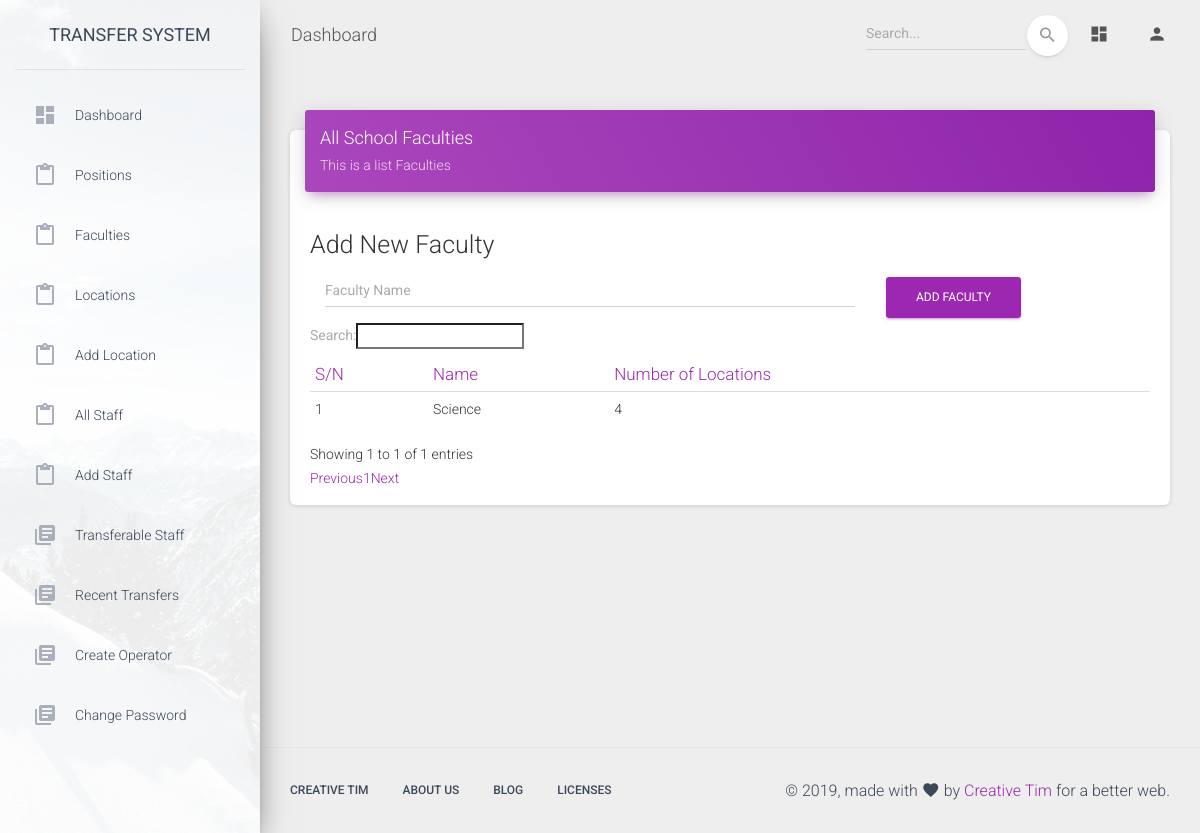
The app's page /admin/faculties.php (signed in), older data.
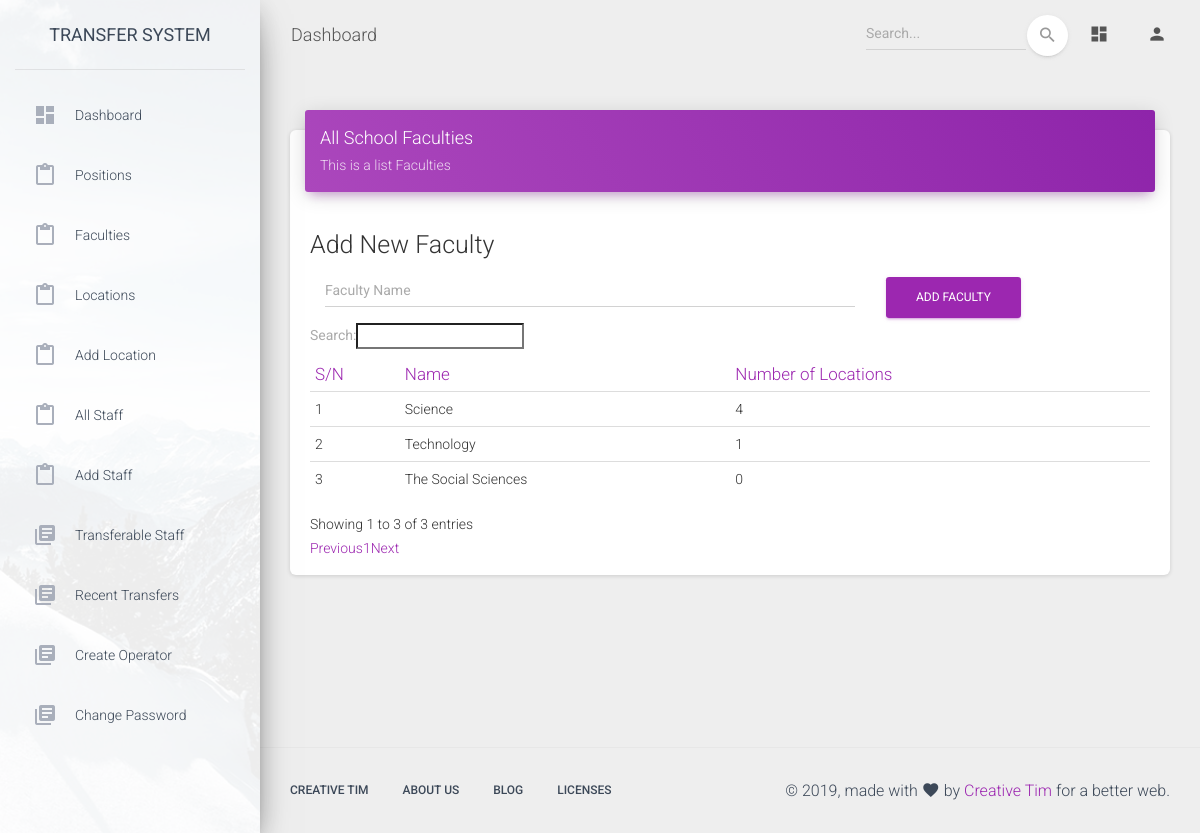
The same page, newer data.
### tables this page shows
CREATE TABLE `faculties` (
  `id` int(11) NOT NULL,
  `faculty_id` varchar(255) NOT NULL,
  `name` varchar(255) NOT NULL,
  `created_at` datetime NOT NULL DEFAULT CURRENT_TIMESTAMP
);

### app/classes/Admin.php (called while the page is built, shortened)
<?php
class Admin extends Master
{
    public function get_faculties(){
        $data ="*";
        $table = "faculties";
        $res = $this->getAllData($data,$table);
        $faculties = !empty($res) ? $res : [];
        return $faculties;
    }
    public function get_faculty_locations($faculty_id){
        $data = "*";
        $table = "locations";
        $where = "WHERE faculty_id = '$faculty_id'";
        $res = $this->getAllData($data,$table,$where);
        $locations = !empty($res) ? $res : [];
        return $locations;
    }
}

### app/classes/Master.php (called while the page is built, shortened)
<?php
class Master
{
    protected $db;
    function __construct($db_conn){
        $this->db = $db_conn;
    }
    public function getAllData($data, $table, $where = '')
    {
        $settings_data=array();
        try {
            if ($data != '*') {
                $selections = implode(', ', $data);
            } else {
                $selections = '*';
            }
            $stmt = $this->db->prepare("SELECT {$selections} FROM `$table` " . $where . "");
            $stmt->execute();
            $settings_data = $stmt->fetchAll(PDO::FETCH_ASSOC);
            if ($stmt->rowCount() > 0) {
                return $settings_data;
            }
        } catch (PDOException $e) {
            return $settings_data;
        }
    }
}

### admin/faculties.php (the view, shortened to what this page needs)
<?php
include '../app/init.php';
$admin = new Admin($db_conn);
$faculties = $admin->get_faculties();
?>
<!DOCTYPE html>
<html lang="en">
<head>
  <link rel="stylesheet" href="https://maxcdn.bootstrapcdn.com/font-awesome/latest/css/font-awesome.min.css">
  <link href="../assets/css/material-dashboard.css?v=2.1.1" rel="stylesheet" />
  <link href="../assets/demo/demo.css" rel="stylesheet" />
    <link rel="stylesheet" type="text/css" href="https://cdn.datatables.net/v/dt/dt-1.10.18/datatables.min.css"/>
</head>
<body class="">
  <div class="wrapper ">
    <?php include 'includes/sidebar.php' ?>
    <div class="main-panel">
        <?php include 'includes/header.php' ?>
      <div class="content">
        <div class="container-fluid">
            <div class="row">
                <div class="col-md-12">
                    <div class="card">
                        <div class="card-header card-header-primary">
                            <h4 class="card-title ">All School Faculties</h4>
                            <p class="card-category"> This is a list Faculties </p>
                        </div>
                        <div class="card-body">
                            <h3>Add New Faculty</h3>
                            <form action="" id="newFaculty" class="row">
                                <div class="form-gorup col-8">
                                    <input type="text" name="name" placeholder="Faculty Name" class="form-control">
                                </div>
                                <div class="col-3">
                                    <button type="submit" class="btn btn-primary">Add Faculty</button>
                                </div>
                            </form>
                            <div class="table-responsive">
                                <table class="table" id="faculty">
                                    <thead class=" text-primary">
                                    <th>
                                        S/N
                                    </th>
                                    <th>
                                        Name
                                    </th>
                                    <th>
                                        Number of Locations
                                    </th>
                                    </thead>
                                    <tbody>
                                    <?php
                                    if(!empty($faculties) && count($faculties) > 0){ $i=0;
                                        foreach ($faculties as $faculty){
                                            $loc_num = count($admin->get_faculty_locations($faculty['faculty_id']));
                                    ?>
                                    <tr>
                                        <td>
                                            <?= ++$i; ?>
                                        </td>
                                        <td>
                                            <?php if(isset($faculty['name'])) echo $faculty['name'] ?>
                                        </td>
                                        <td>
                                            <?= $loc_num ?>
                                        </td>
                                    </tr>
                                    <?php   }
                                    } ?>
                                    </tbody>
                                </table>
                            </div>
                        </div>
                    </div>
                </div>
            </div>
        </div>
      </div>
        <?php include 'includes/footer.php' ?>
    </div>
  </div>
</body>
</html>

### admin/includes/sidebar.php
<?php
$page_url = $_SERVER['PHP_SELF'];
$pageArr = explode('/',$page_url);
$page = $pageArr[count($pageArr)-1];
?>
<div class="sidebar" data-color="purple" data-background-color="white" data-image="../assets/img/sidebar-1.jpg">
    <div class="logo">
        <a href="http://www.creative-tim.com" class="simple-text logo-normal">
            Transfer System
        </a>
    </div>
    <div class="sidebar-wrapper">
        <ul class="nav">
            <li class="nav-item <?php if($page == 'index.php') echo 'active'; ?>  ">
                <a class="nav-link" href="index.php">
                    <i class="material-icons">dashboard</i>
                    <p>Dashboard</p>
                </a>
            </li>
            <li class="nav-item ">
                <a class="nav-link <?php if($page == 'positions.php') echo 'active'; ?>" href="positions.php">
                    <i class="material-icons">content_paste</i>
                    <p>Positions</p>
                </a>
            </li>
           <li class="nav-item ">
               <a class="nav-link <?php if($page == 'faculties.php') echo 'active'; ?>" href="faculties.php">
                   <i class="material-icons">content_paste</i>
                   <p>Faculties</p>
               </a>
            </li>
            <li class="nav-item ">
               <a class="nav-link <?php if($page == 'locations.php') echo 'active'; ?>" href="locations.php">
                   <i class="material-icons">content_paste</i>
                   <p>Locations</p>
               </a>
            </li>
            <li class="nav-item ">
               <a class="nav-link <?php if($page == 'add_location.php') echo 'active'; ?>" href="add_location.php">
                   <i class="material-icons">content_paste</i>
                   <p>Add Location</p>
               </a>
            </li>
            <li class="nav-item <?php if($page == 'all_staff.php') echo 'active'; ?> ">
                <a class="nav-link" href="all_staff.php">
                    <i class="material-icons">content_paste</i>
                    <p>All Staff</p>
                </a>
            </li>
            <li class="nav-item <?php if($page == 'add_staff.php') echo 'active'; ?> ">
                <a class="nav-link" href="add_staff.php">
                    <i class="material-icons">content_paste</i>
                    <p>Add Staff</p>
                </a>
            </li>
            <li class="nav-item <?php if($page == 'transferable_staff.php') echo 'active'; ?> ">
                <a class="nav-link" href="transferable_staff.php">
                    <i class="material-icons">library_books</i>
                    <p>Transferable Staff</p>
                </a>
            </li>
            <li class="nav-item <?php if($page == 'recent_transfers.php') echo 'active'; ?> ">
                <a class="nav-link" href="recent_transfers.php">
                    <i class="material-icons">library_books</i>
                    <p>Recent Transfers</p>
                </a>
            </li>
            <li class="nav-item ">
                <a class="nav-link" href="create_operator.php">
                    <i class="material-icons">library_books</i>
                    <p>Create Operator</p>
                </a>
            </li>
            <li class="nav-item ">
                <a class="nav-link" href="change_password.php">
                    <i class="material-icons">library_books</i>
                    <p>Change Password</p>
                </a>
            </li>
        </ul>
    </div>
</div>

### admin/includes/header.php (shortened to what this page needs)
<nav class="navbar navbar-expand-lg navbar-transparent navbar-absolute fixed-top ">
    <div class="container-fluid">
        <div class="navbar-wrapper">
            <a class="navbar-brand" href="index.php">Dashboard</a>
        </div>
        <div class="collapse navbar-collapse justify-content-end">
            <form class="navbar-form">
                <div class="input-group no-border">
                    <input type="text" value="" class="form-control" placeholder="Search...">
                    <button type="submit" class="btn btn-white btn-round btn-just-icon">
                        <i class="material-icons">search</i>
                        <div class="ripple-container"></div>
                    </button>
                </div>
            </form>
            <ul class="navbar-nav">
                <li class="nav-item">
                    <a class="nav-link" href="index.php">
                        <i class="material-icons">dashboard</i>
                    </a>
                </li>
                <li class="nav-item dropdown">
                    <a class="nav-link" href="#pablo" id="navbarDropdownProfile" data-toggle="dropdown" aria-haspopup="true" aria-expanded="false">
                        <i class="material-icons">person</i>
                    </a>
                </li>
            </ul>
        </div>
    </div>
</nav>

### admin/includes/footer.php (shortened to what this page needs)
<footer class="footer">
    <div class="container-fluid">
        <nav class="float-left">
            <ul>
                <li>
                    <a href="https://www.creative-tim.com">
                        Creative Tim
                    </a>
                </li>
                <li>
                    <a href="https://creative-tim.com/presentation">
                        About Us
                    </a>
                </li>
                <li>
                    <a href="http://blog.creative-tim.com">
                        Blog
                    </a>
                </li>
                <li>
                    <a href="https://www.creative-tim.com/license">
                        Licenses
                    </a>
                </li>
            </ul>
        </nav>
        <div class="copyright float-right">
            &copy;
            , made with <i class="material-icons">favorite</i> by
            <a href="https://www.creative-tim.com" target="_blank">Creative Tim</a> for a better web.
        </div>
    </div>
</footer>

Row changes from the older to the newer data that the page shows:
added faculties: name "Technology", loc_num "1"
added faculties: name "The Social Sciences", loc_num "0"
Text that changed along with them:
text written by a page script: "Search: Showing 1 to 1 of 1 entries Previous 1 Next" → "Search: Showing 1 to 3 of 3 entries Previous 1 Next"
